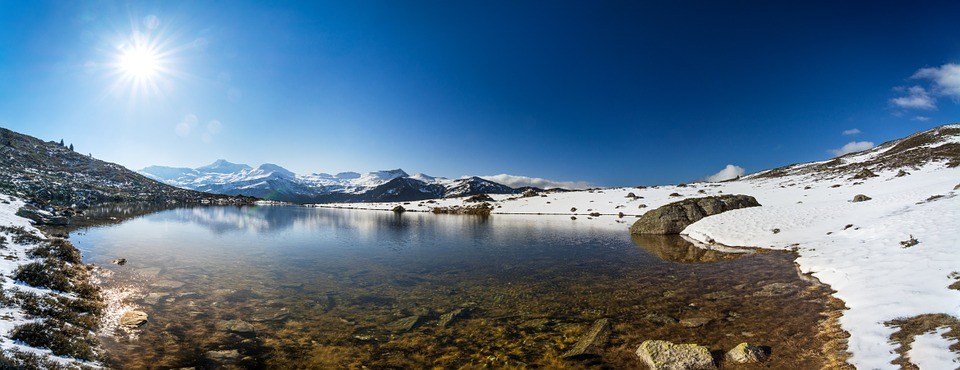
#> input picture examples/lake/lake.jpg, 960 x 370 px
$ python -i utils.py   (imports and definitions only)
#> lines starting #> are read from the running program, lines starting #| are printed output that depends on the picture
import numpy as np
from scipy.signal import convolve2d

def h_gradient(img):
    kernel = np.array([
        [-1, 0, 1],
        [-2, 0, 2],
        [-1, 0, 1]
    ])
    return convolve2d(img, kernel, mode='same')  # pad to same size

def v_gradient(img):
    kernel = np.array([
        [-1, -2, -1],
        [0, 0, 0],
        [1, 2, 1]
    ])
    return convolve2d(img, kernel, mode='same')  # pad to same size

def compute_energy(img, mode='L1'):
    if mode == 'L1':
        return np.abs(h_gradient(img)) + np.abs(v_gradient(img))
    elif mode == 'HoG':
        pass

def rgb2gray(img):
    r, g, b = img[:, :, 0], img[:, :, 1], img[:, :, 2]
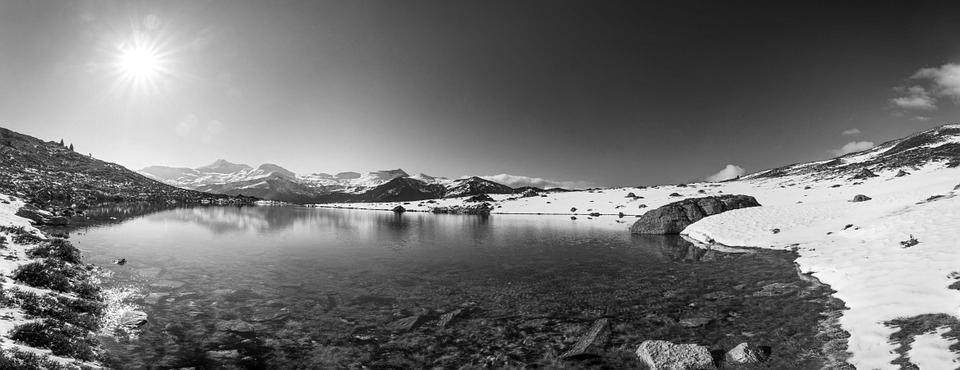
#> g: shape (370, 960); min 0, max 255, mean 116.2
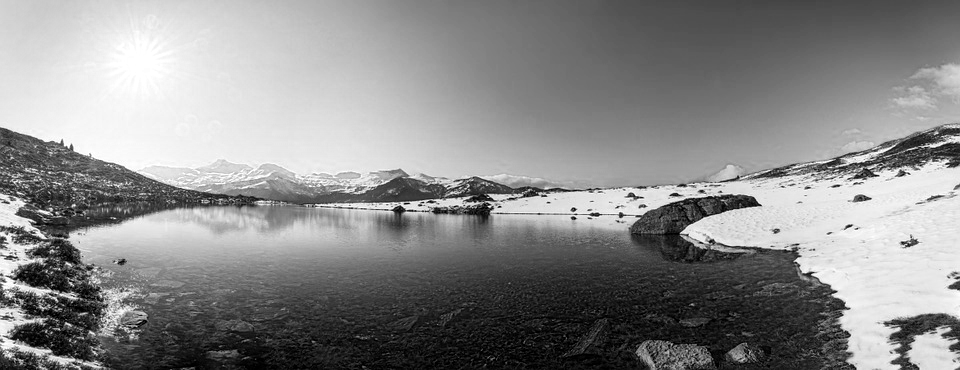
#> b: shape (370, 960); min 0, max 255, mean 137.6
    return (0.2989 * r + 0.5870 * g + 0.1140 * b).astype(np.uint8)

def seam_carve(color_img):

    I = rgb2gray(color_img)  # convert color image to grayscale (h * w)

    h, w = I.shape
#> h = 370; w = 960

    E = compute_energy(I)  # compute pixel energy (h * w)
#> in h_gradient, `return convolve2d(img, kernel, mode='same')`:
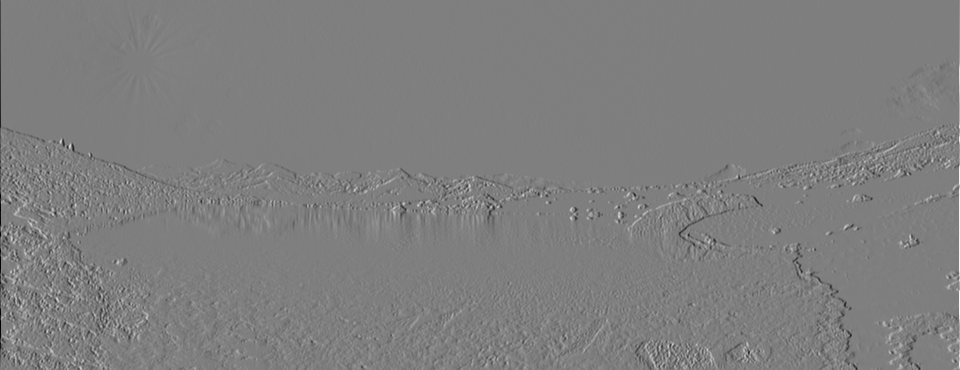
#> returned value: shape (370, 960) int64; min -946, max 954, mean 0; drawn with min black and max white
#> in v_gradient, `kernel = np.array([ [-1, -2, -1], [0, 0, 0], [1, 2, 1] ])`: kernel = [[-1, -2, -1], [0, 0, 0], [1, 2, 1]]
    M = np.copy(E)  # compute cumulative energy (vertical) (h * w)
    B = np.zeros_like(M)  # backtrack path

    # Start DP

    for i in range(1, h):  # base case is M(0, j)
        for j in range(w):
            p1 = M[i-1, j-1] if j > 0 else np.inf
            p2 = M[i-1, j]
            p3 = M[i-1, j+1] if j+1 < w else np.inf

            e = {p1 : -1, p2: 0, p3: 1}
            p = min(e.keys())

            M[i, j] += p  # add pixel energy from previous row
            B[i, j] = e[p]
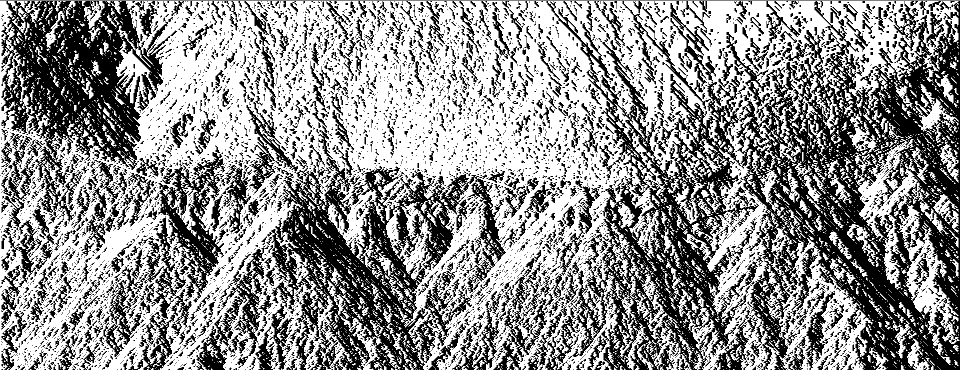
#> B: shape (370, 960) int64; min -1, max 1, mean 0.145; drawn with min black and max white
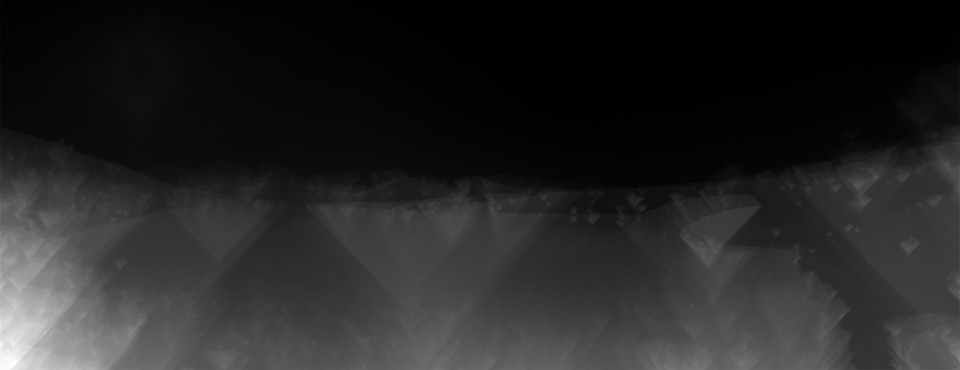
#> M: shape (370, 960) int64; min 92, max 28038, mean 4307.2; drawn with min black and max white

    end_idx = np.argmin(M[-1, :])  # minimum index of last row. Backtrack from (h-1, end_idx)
#> end_idx = 864

    j = end_idx
#> j = 864
    for i in range(h - 1, -1, -1):
        color_img[i, j:-1, :] = color_img[i, j+1:, :]  # remove pixel at (i, j)
        #color_img[i, j, :] = 255
        j += B[i, j]
#> this loop made 370 passes
#> j on passes 1 to 3: 863, 862, 863
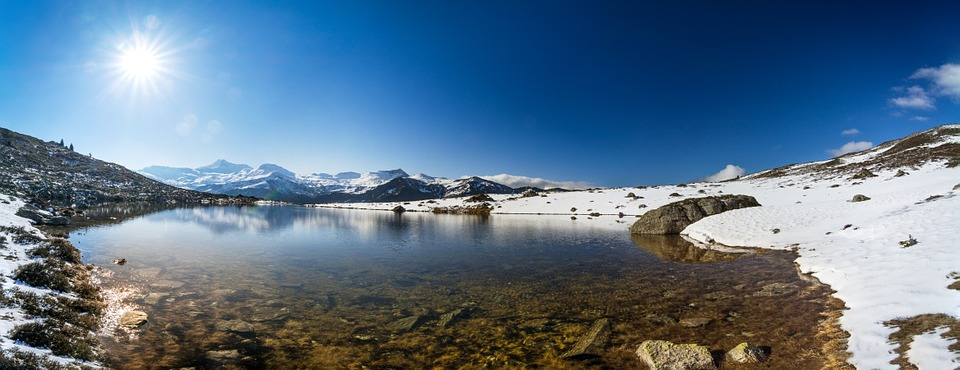
#> color_img: shape (370, 960, 3); mean R, G, B 91.9, 116.2, 137.5
#> after the loop, j = 766

    return color_img[:, :-1, :]
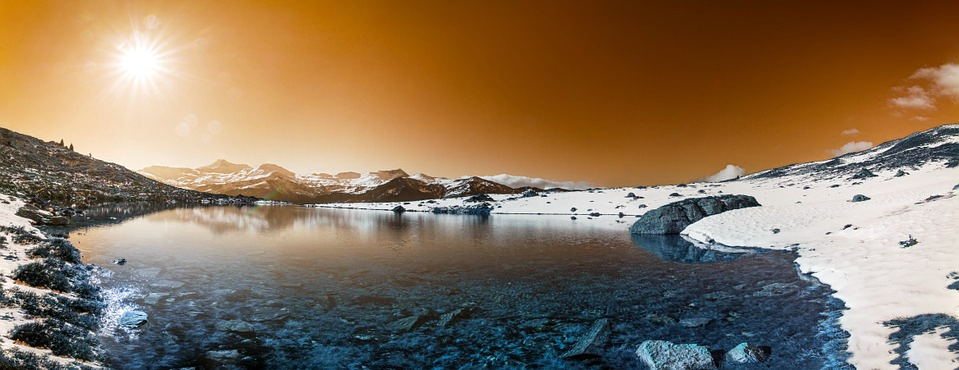
#> returned value: shape (370, 959, 3); mean of channels 0, 1, 2 91.8, 116.1, 137.5; drawn as B, G, R

>>> import cv2
>>> picture = cv2.cvtColor(cv2.imread('examples/lake/lake.jpg'), cv2.COLOR_BGR2RGB)
>>> result = seam_carve(picture)
